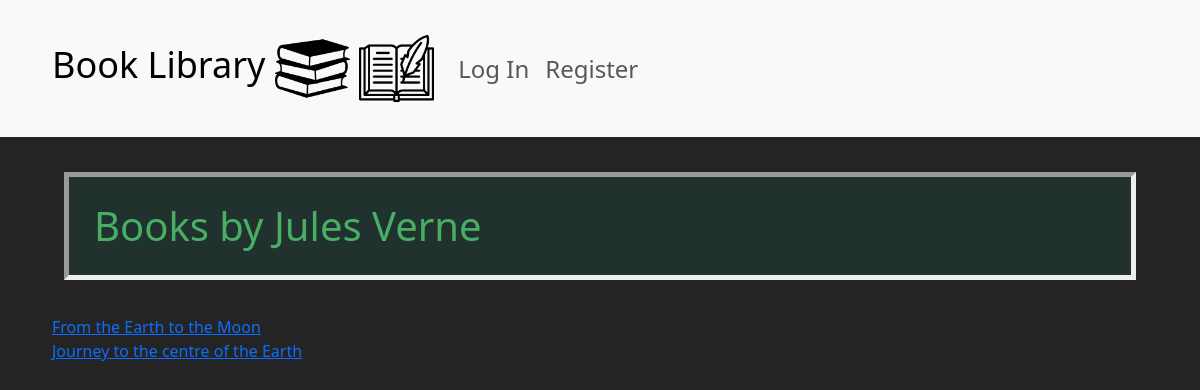
Screenshot of /author_view/Jules Verne with the database file from the repository.
### book_library/models.py (models this page shows, shortened)
class Book(models.Model):
    title = models.CharField(max_length=255)
    author = models.CharField(max_length=128)
    class Genre(models.IntegerChoices):
        SELF_IMPROVEMENT = 1
        BIOGRAPHY = 2
        ECONOMY = 3
        FICTION = 4
        SCIENCE = 5
        MINDSET = 6
        OTHER = 7
    genre = models.IntegerField(choices=Genre.choices)
    class Meta:
        constraints = [
            models.UniqueConstraint(fields=['title', 'author'], name='one unique title per author')
        ]

### book_library/views.py (the view)
# urls.py: path("author_view/<str:author_name>", views.author_view, name="author_view"),
def author_view(request, author_name):
    books_by_author = Book.objects.filter(author=author_name).order_by("title")
    context = {"books_by_author": books_by_author, "author_name": author_name}
    return render(request, "book_library/author_view.html", context)

### book_library/templates/book_library/author_view.html
{% extends "book_library/layout.html" %}
{% load static %}
{% block body %}
<div class="container">
    <div class="row">
        <div class="col">
            <h1>Books by {{ author_name }}</h1>
        </div>
    </div>
    <ul>
        <div class="row">
            <div class="col">
                {% for book in books_by_author %}
                    <li class="book-row"><a href="{% url 'book_library:detail_view' request.user.id book.id %}">{{ book.title }}</a></li>
                {% endfor %}
            </div>
        </div>
    </ul>
</div>
{% endblock %}

### book_library/static/book_library/style.css (style rules this page uses)
body { background-color: rgba(0, 0, 0, 0.86); color:rgba(237, 240, 243, 0.918); }
h1 { background-color: rgba(21, 104, 86, 0.2); border: thick solid; border-style: inset; color: #46af65; margin-top: 25px; margin-bottom: 25px; padding: 25px; }
ul { list-style-type: none; margin: 0; padding: 0; }
.container > * { margin: 10px; }

### rows the page displays
Book: title "From the Earth to the Moon"
Book: title "Journey to the centre of the Earth"

### other values shown
{{ author_name }} "Jules Verne"
